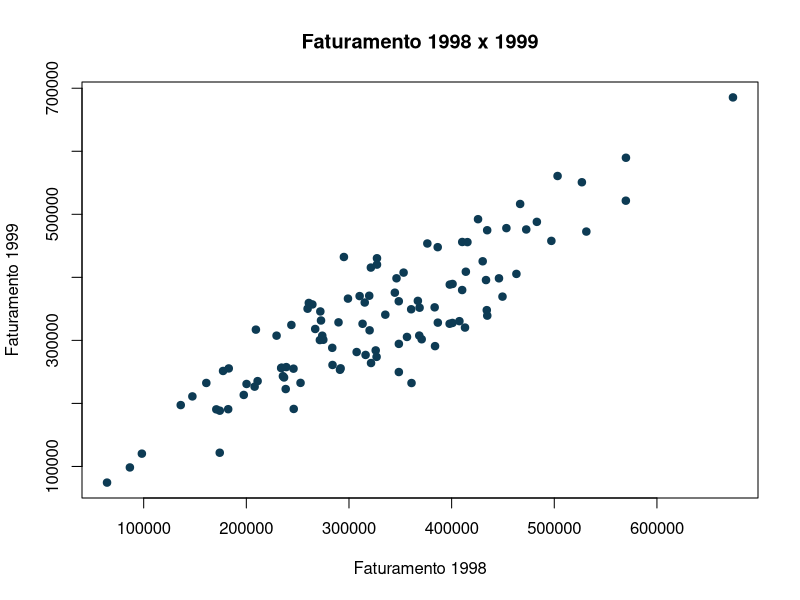
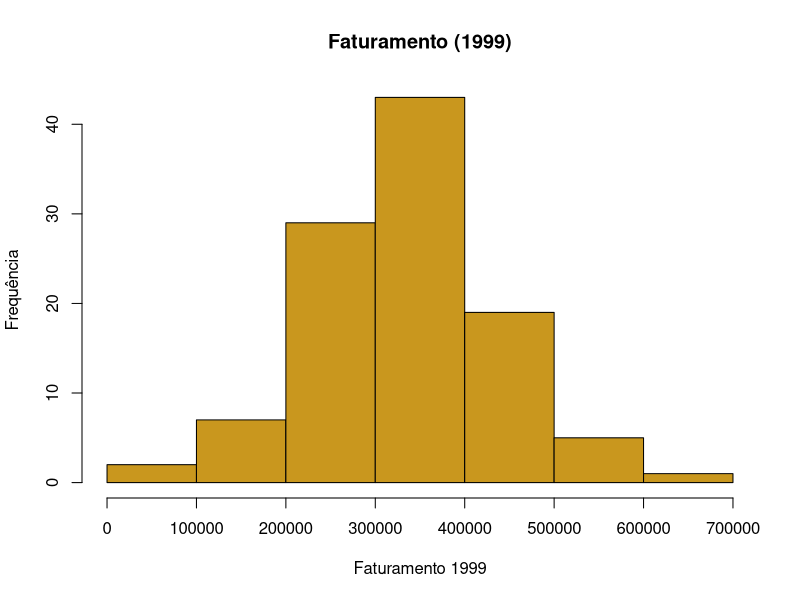
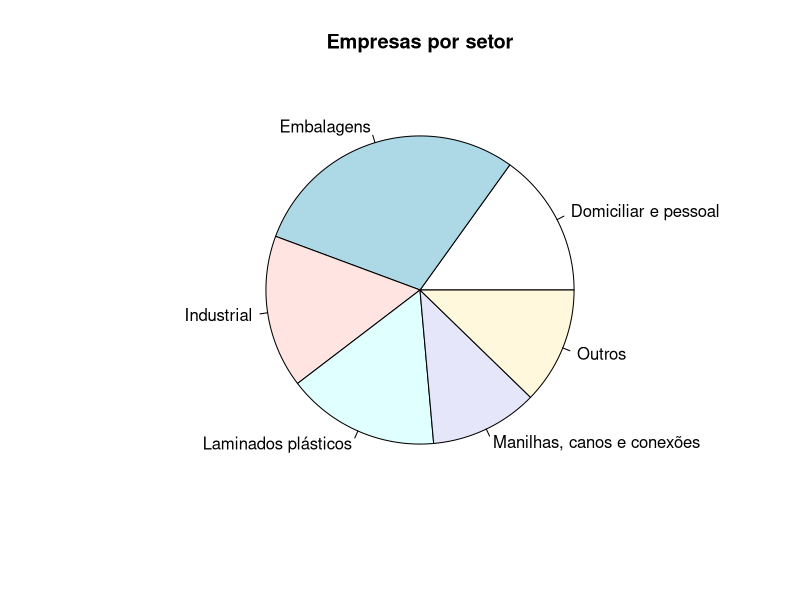
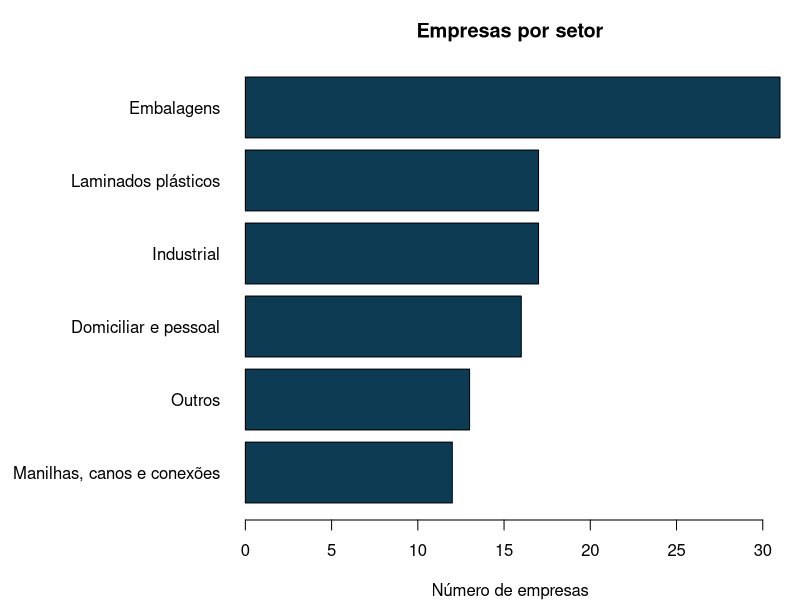

Source code (R) for these figures, in order:
## ---- chunk 1
knitr::opts_chunk$set(echo = TRUE, warning = FALSE, message = FALSE, fig.retina = 2)
suppressPackageStartupMessages(library(tidyverse))
options(scipen = 999)   # eixos com 100000 em vez de 1e+05
## ---- chunk 2
2 + 2
(10 - 4) / 3
2^10
sqrt(81)
round(exp(1), 4)
## ---- chunk 3
library(tidyverse)
empresas <- read_csv("empresas.csv", show_col_types = FALSE)
glimpse(empresas)
## ---- chunk 4
cv <- function(x) {
  100 * sd(x) / mean(x)
}
cv(empresas$faturamento99)
## ---- chunk 5
for (i in 1:5) {
  print(i^2)
}
## ---- chunk 6
set.seed(42)
runif(5, min = 0, max = 1)     # 5 valores Uniforme(0,1)
rnorm(5, mean = 0, sd = 1)     # 5 valores Normal(0,1)
sample(1:6, size = 3)          # sorteia 3 números de 1 a 6, sem repetir
## ---- chunk 7
plot(empresas$faturamento98,
     empresas$faturamento99,
     xlab = "Faturamento 1998",
     ylab = "Faturamento 1999",
     main = "Faturamento 1998 x 1999",
     pch = 19, col = "#0d3b54")
## ---- chunk 8
hist(empresas$faturamento99,
     main = "Faturamento (1999)",
     xlab = "Faturamento 1999",
     ylab = "Frequência",
     col = "#c9971e")
## ---- chunk 9
setor_freq <- table(trimws(empresas$setor))
pie(setor_freq, main = "Empresas por setor")
## ---- chunk 10
par(mar = c(4, 12, 3, 1))
barplot(sort(setor_freq), horiz = TRUE,
        las = 1, col = "#0d3b54",
        main = "Empresas por setor",
        xlab = "Número de empresas")
